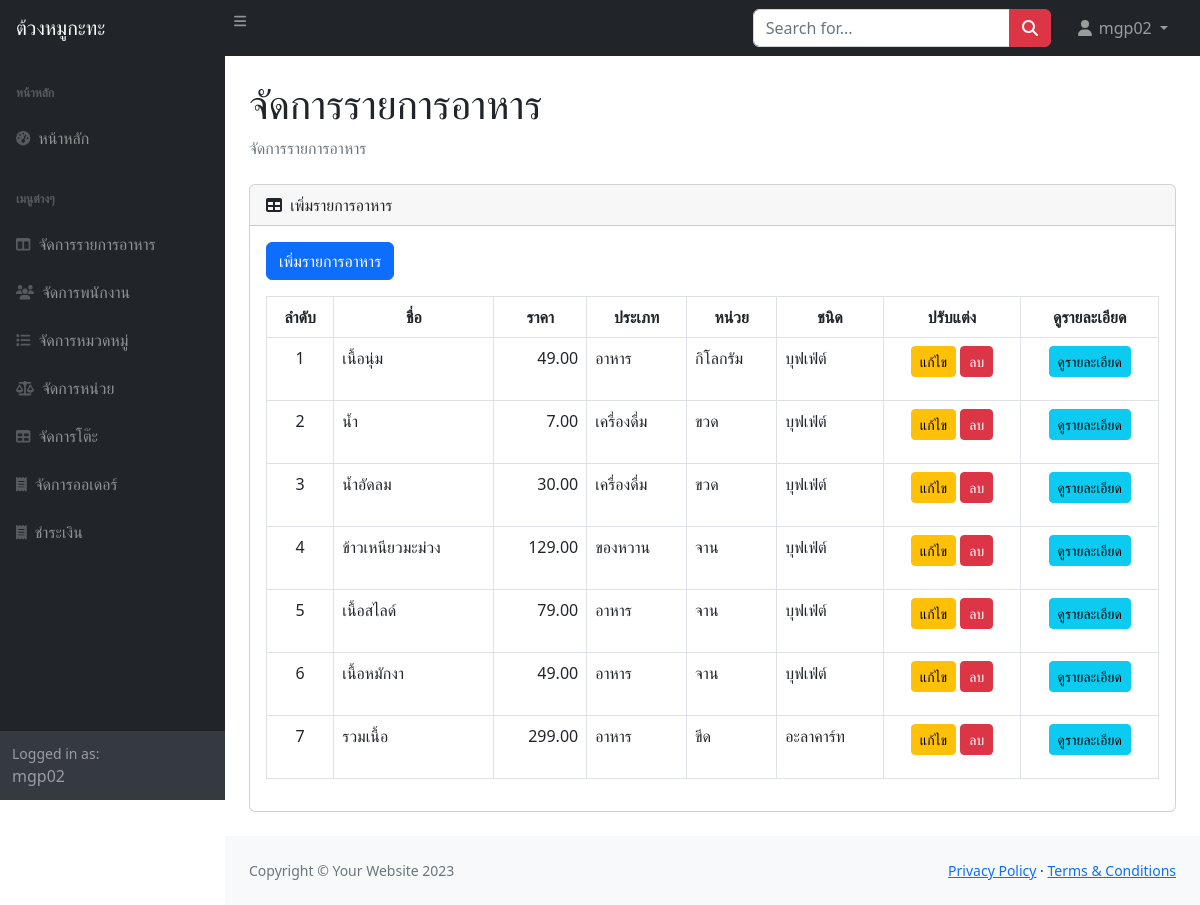
Screenshot of /manage_menu.php (signed in) with the database file from the repository.
### tables this page shows
CREATE TABLE `menuitems` (
  `item_id` int(11) NOT NULL,
  `category_id` int(11) NOT NULL,
  `name` varchar(100) NOT NULL,
  `description` text NOT NULL,
  `price` decimal(10,2) NOT NULL,
  `image_path` varchar(255) NOT NULL,
  `status` int(1) NOT NULL,
  `unit_id` int(11) NOT NULL,
  `order_type` int(1) NOT NULL
);

CREATE TABLE `category` (
  `category_id` int(11) NOT NULL,
  `type` varchar(100) DEFAULT NULL
);

CREATE TABLE `unit` (
  `unit_id` int(11) NOT NULL,
  `name` varchar(100) NOT NULL
);

### manage_menu.php (the view, shortened to what this page needs)
<?php
include 'includes/db_connect.php';
$sql = "SELECT mi.item_id, mi.name, mi.description, mi.price, mi.image_path, mi.order_type,
               c.type AS category, u.name AS unit
        FROM menuitems mi
        JOIN category c ON mi.category_id = c.category_id
        JOIN unit u ON mi.unit_id = u.unit_id";
$result = $conn->query($sql);
?>
<!DOCTYPE html>
<html lang="en">
<head>
    <link rel="stylesheet" href="https://cdn.jsdelivr.net/npm/bootstrap@5.2.3/dist/css/bootstrap.min.css">
    <link rel="stylesheet" href="css/styles.css">
</head>
<body class="sb-nav-fixed">
    <nav class="sb-topnav navbar navbar-expand navbar-dark bg-dark">
        <a class="navbar-brand ps-3" href="index.php">ต้วงหมูกะทะ</a>
        <button class="btn btn-link btn-sm order-1 order-lg-0 me-4 me-lg-0" id="sidebarToggle" href="#!">
            <i class="fas fa-bars"></i>
        </button>
        <form class="d-none d-md-inline-block form-inline ms-auto me-0 me-md-3 my-2 my-md-0">
            <div class="input-group">
                <input class="form-control" type="text" placeholder="Search for..." aria-label="Search for..." aria-describedby="btnNavbarSearch" />
                <button class="btn btn-danger" id="btnNavbarSearch" type="button"><i class="fas fa-search"></i></button>
            </div>
        </form>
        <ul class="navbar-nav ms-auto ms-md-0 me-3 me-lg-4">
            <li class="nav-item dropdown">
                <a class="nav-link dropdown-toggle" id="navbarDropdown" href="#" role="button" data-bs-toggle="dropdown" aria-expanded="false">
                    <i class="fas fa-user fa-fw"></i>
                    <?= isset($_SESSION['username']) ? $_SESSION['username'] : 'ผู้เยี่ยมชม'; ?>
                </a>
            </li>
        </ul>
    </nav>
    <div id="layoutSidenav">
        <div id="layoutSidenav_nav">
            <nav class="sb-sidenav accordion sb-sidenav-dark" id="sidenavAccordion">
                <div class="sb-sidenav-menu">
                    <div class="nav">
                        <div class="sb-sidenav-menu-heading">หน้าหลัก</div>
                        <a class="nav-link" href="index.php">
                            <div class="sb-nav-link-icon"><i class="fas fa-tachometer-alt"></i></div>
                            หน้าหลัก
                        </a>
                        <div class="sb-sidenav-menu-heading">เมนูต่างๆ</div>
                        <a class="nav-link" href="manage_menu.php">
                            <div class="sb-nav-link-icon"><i class="fas fa-columns"></i></div>
                            จัดการรายการอาหาร
                        </a>
                        <a class="nav-link" href="manage_employees.php">
                            <div class="sb-nav-link-icon"><i class="fas fa-users"></i></div>
                            จัดการพนักงาน
                        </a>
                        <a class="nav-link" href="category.php">
                            <div class="sb-nav-link-icon"><i class="fas fa-list"></i></div>
                            จัดการหมวดหมู่
                        </a>
                        <a class="nav-link" href="unit.php">
                            <div class="sb-nav-link-icon"><i class="fas fa-balance-scale"></i></div>
                            จัดการหน่วย
                        </a>
                        <a class="nav-link" href="manage_tables.php">
                            <div class="sb-nav-link-icon"><i class="fas fa-table"></i></div>
                            จัดการโต๊ะ
                        </a>
                        <a class="nav-link" href="manage_orders.php">
                            <div class="sb-nav-link-icon"><i class="fas fa-receipt"></i></div>
                            จัดการออเดอร์
                        </a>
                        <a class="nav-link" href="cashier.php">
                            <div class="sb-nav-link-icon"><i class="fas fa-receipt"></i></div>
                            ชำระเงิน
                        </a>
                    </div>
                </div>
                <div class="sb-sidenav-footer">
                    <div class="small">Logged in as:</div>
                    <?= isset($_SESSION['username']) ? $_SESSION['username'] : 'Guest'; ?>
                </div>
            </nav>
        </div>
        <div id="layoutSidenav_content">
            <main>
                <div class="container-fluid px-4">
                    <h1 class="mt-4">จัดการรายการอาหาร</h1>
                    <ol class="breadcrumb mb-4">
                        <li class="breadcrumb-item active">จัดการรายการอาหาร</li>
                    </ol>
                    <div class="card mb-4">
                        <div class="card-header">
                            <i class="fas fa-table me-1"></i>
                            เพิ่มรายการอาหาร
                        </div>
                        <div class="card-body">
                            <a href="add_menu_item.php" class="btn btn-primary mb-3">เพิ่มรายการอาหาร</a>
                            <table id="datatablesSimple" class="table table-bordered">
                                <thead>
                                    <tr>
                                        <th style="text-align: center;">ลำดับ</th>
                                        <th style="text-align: center;">ชื่อ</th>
                                        <th style="text-align: center;">ราคา</th>
                                        <th style="text-align: center;">ประเภท</th>
                                        <th style="text-align: center;">หน่วย</th>
                                        <th style="text-align: center;">ชนิด</th>
                                        <th style="text-align: center;">ปรับแต่ง</th>
                                        <th style="text-align: center;">ดูรายละเอียด</th>
                                    </tr>
                                </thead>
                                <tbody>
                                    <?php $i = 1; ?>
                                    <?php while ($row = $result->fetch_assoc()) : ?>
                                        <tr>
                                            <td style="text-align: center;"><?= $i++; ?></td>
                                            <td style="text-align: left;"><?= htmlspecialchars($row['name']); ?></td>
                                            <td style="text-align: right;"><?= number_format($row['price'], 2); ?></td>
                                            <td style="text-align: left;"><?= htmlspecialchars($row['category']); ?></td>
                                            <td style="text-align: left;"><?= htmlspecialchars($row['unit']); ?></td>
                                            <td style="text-align: left;">
                                                <?php
                                                switch ($row['order_type']) {
                                                    case 1:
                                                        echo "บุฟเฟ่ต์";
                                                        break;
                                                    case 2:
                                                        echo "อะลาคาร์ท";
                                                        break;
                                                }
                                                ?>
                                            </td>
                                            <td style="text-align: center;">
                                                <a href="edit_menu_item.php?id=<?= $row['item_id']; ?>" class="btn btn-warning btn-sm">แก้ไข</a>
                                                <button class="btn btn-danger btn-sm delete-btn" data-id="<?= $row['item_id']; ?>" onclick="deleteItem(<?= $row['item_id']; ?>)">ลบ</button>
                                            </td>
                                            <td style="text-align: center;">
                                                <a href="javascript:void(0);" class="btn btn-info btn-sm" onclick="showDetails(<?= $row['item_id']; ?>)">ดูรายละเอียด</a>
                                            </td>
                                        </tr>
                                    <?php endwhile; ?>
                                </tbody>
                            </table>
                        </div>
                    </div>
                </div>
            </main>
            <footer class="py-4 bg-light mt-auto">
                <div class="container-fluid px-4">
                    <div class="d-flex align-items-center justify-content-between small">
                        <div class="text-muted">Copyright &copy; Your Website 2023</div>
                        <div>
                            <a href="#">Privacy Policy</a>
                            &middot;
                            <a href="#">Terms &amp; Conditions</a>
                        </div>
                    </div>
                </div>
            </footer>
        </div>
    </div>
</body>
</html>

### rows the page displays
menuitems: name "เนื้อนุ่ม", price "49.00", category.type "อาหาร", unit.name "กิโลกรัม", order_type "บุฟเฟ่ต์"
menuitems: name "น้ำ", price "7.00", category.type "เครื่องดื่ม", unit.name "ขวด", order_type "บุฟเฟ่ต์"
menuitems: name "น้ำอัดลม", price "30.00", category.type "เครื่องดื่ม", unit.name "ขวด", order_type "บุฟเฟ่ต์"
menuitems: name "ข้าวเหนียวมะม่วง", price "129.00", category.type "ของหวาน", unit.name "จาน", order_type "บุฟเฟ่ต์"
menuitems: name "เนื้อสไลด์", price "79.00", category.type "อาหาร", unit.name "จาน", order_type "บุฟเฟ่ต์"
menuitems: name "เนื้อหมักงา", price "49.00", category.type "อาหาร", unit.name "จาน", order_type "บุฟเฟ่ต์"
menuitems: name "รวมเนื้อ", price "299.00", category.type "อาหาร", unit.name "ขีด", order_type "อะลาคาร์ท"

### other values shown
$_SESSION['username'] "mgp02"
